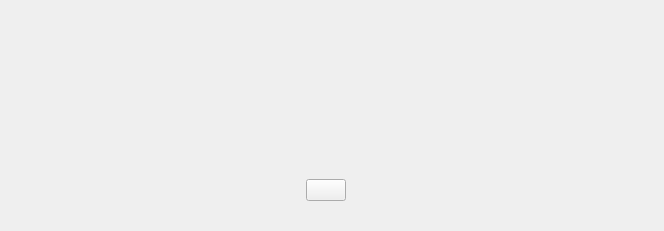
<?xml version="1.0" encoding="UTF-8"?>
<ui version="4.0">
 <class>PLSLaboratoryInstallView</class>
 <widget class="QWidget" name="PLSLaboratoryInstallView">
  <property name="geometry">
   <rect>
    <x>0</x>
    <y>0</y>
    <width>664</width>
    <height>231</height>
   </rect>
  </property>
  <property name="windowTitle">
   <string>Form</string>
  </property>
  <layout class="QVBoxLayout" name="verticalLayout">
   <property name="spacing">
    <number>0</number>
   </property>
   <property name="leftMargin">
    <number>0</number>
   </property>
   <property name="topMargin">
    <number>30</number>
   </property>
   <property name="rightMargin">
    <number>0</number>
   </property>
   <property name="bottomMargin">
    <number>30</number>
   </property>
   <item>
    <layout class="QHBoxLayout" name="horizontalLayout" stretch="0,0,0">
     <property name="spacing">
      <number>0</number>
     </property>
     <item>
      <spacer name="horizontalSpacer">
       <property name="orientation">
        <enum>Qt::Horizontal</enum>
       </property>
       <property name="sizeType">
        <enum>QSizePolicy::Fixed</enum>
       </property>
       <property name="sizeHint" stdset="0">
        <size>
         <width>34</width>
         <height>0</height>
        </size>
       </property>
      </spacer>
     </item>
     <item>
      <widget class="QLabel" name="titleLabel">
       <property name="text">
        <string/>
       </property>
       <property name="alignment">
        <set>Qt::AlignCenter</set>
       </property>
       <property name="wordWrap">
        <bool>true</bool>
       </property>
      </widget>
     </item>
     <item>
      <spacer name="horizontalSpacer_2">
       <property name="orientation">
        <enum>Qt::Horizontal</enum>
       </property>
       <property name="sizeType">
        <enum>QSizePolicy::Fixed</enum>
       </property>
       <property name="sizeHint" stdset="0">
        <size>
         <width>35</width>
         <height>0</height>
        </size>
       </property>
      </spacer>
     </item>
    </layout>
   </item>
   <item>
    <spacer name="verticalSpacer">
     <property name="orientation">
      <enum>Qt::Vertical</enum>
     </property>
     <property name="sizeType">
      <enum>QSizePolicy::Expanding</enum>
     </property>
     <property name="sizeHint" stdset="0">
      <size>
       <width>0</width>
       <height>0</height>
      </size>
     </property>
    </spacer>
   </item>
   <item>
    <layout class="QHBoxLayout" name="horizontalLayout_3">
     <property name="spacing">
      <number>0</number>
     </property>
     <item>
      <spacer name="horizontalSpacer_3">
       <property name="orientation">
        <enum>Qt::Horizontal</enum>
       </property>
       <property name="sizeHint" stdset="0">
        <size>
         <width>40</width>
         <height>0</height>
        </size>
       </property>
      </spacer>
     </item>
     <item>
      <widget class="QFrame" name="confirmBackView">
       <property name="frameShape">
        <enum>QFrame::NoFrame</enum>
       </property>
       <property name="frameShadow">
        <enum>QFrame::Raised</enum>
       </property>
       <layout class="QHBoxLayout" name="horizontalLayout_2">
        <property name="spacing">
         <number>5</number>
        </property>
        <property name="leftMargin">
         <number>0</number>
        </property>
        <property name="topMargin">
         <number>0</number>
        </property>
        <property name="rightMargin">
         <number>0</number>
        </property>
        <property name="bottomMargin">
         <number>0</number>
        </property>
        <item>
         <spacer name="horizontalSpacer_5">
          <property name="orientation">
           <enum>Qt::Horizontal</enum>
          </property>
          <property name="sizeHint" stdset="0">
           <size>
            <width>10</width>
            <height>0</height>
           </size>
          </property>
         </spacer>
        </item>
        <item>
         <widget class="QPushButton" name="loadingBtn">
          <property name="text">
           <string/>
          </property>
         </widget>
        </item>
        <item>
         <widget class="QLabel" name="installLabel">
          <property name="text">
           <string/>
          </property>
         </widget>
        </item>
        <item>
         <spacer name="horizontalSpacer_6">
          <property name="orientation">
           <enum>Qt::Horizontal</enum>
          </property>
          <property name="sizeHint" stdset="0">
           <size>
            <width>10</width>
            <height>0</height>
           </size>
          </property>
         </spacer>
        </item>
       </layout>
      </widget>
     </item>
     <item>
      <spacer name="horizontalSpacer_4">
       <property name="orientation">
        <enum>Qt::Horizontal</enum>
       </property>
       <property name="sizeHint" stdset="0">
        <size>
         <width>40</width>
         <height>0</height>
        </size>
       </property>
      </spacer>
     </item>
    </layout>
   </item>
  </layout>
 </widget>
 <resources/>
 <connections/>
</ui>
